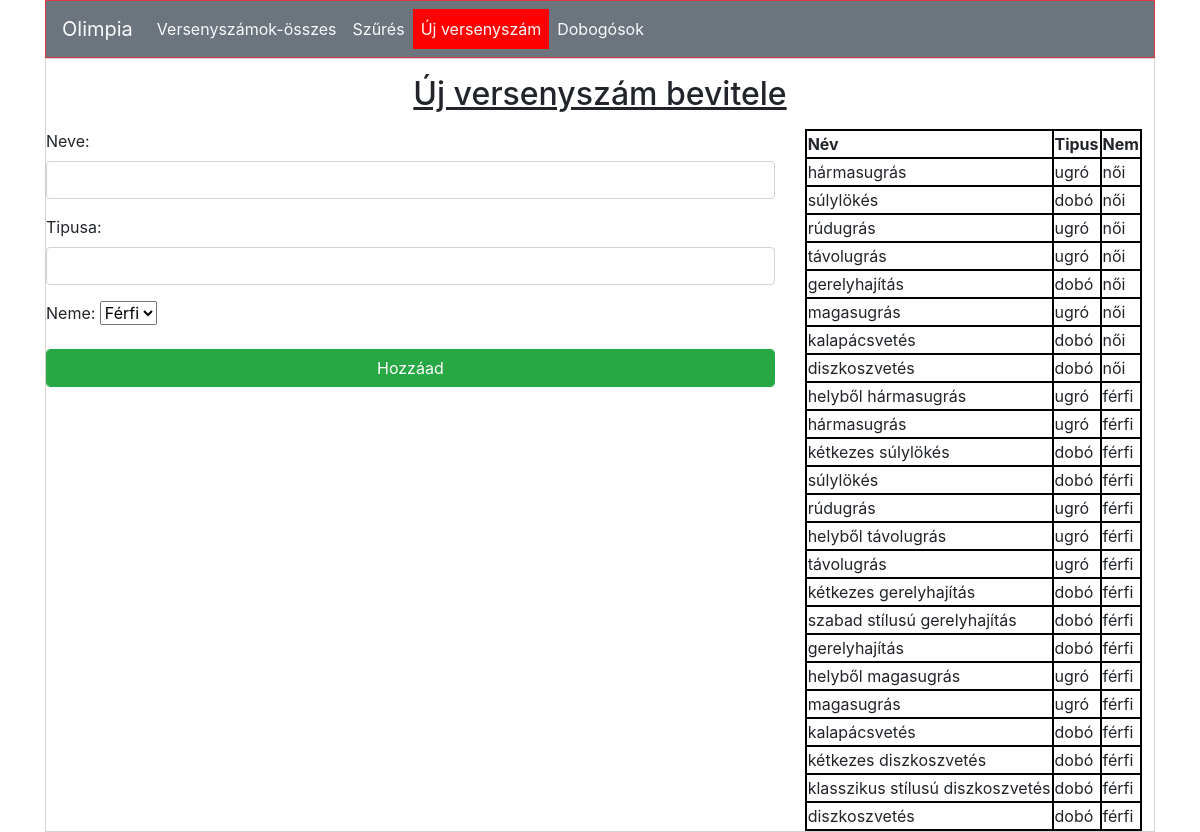
Page /index.php?page=ujVersenyszam.php on the committed database.
### tables this page shows
CREATE TABLE `versenyszam` (
  `az` int(11) NOT NULL,
  `nev` varchar(32) DEFAULT NULL,
  `tipus` varchar(4) DEFAULT NULL,
  `nem` varchar(5) DEFAULT NULL
);

### ujVersenyszam.php (the view, shortened to what this page needs)
<?php
$versenyszamok="";
$sql="SELECT nev,tipus,nem from versenyszam order by az desc";
$stmt=$db->query($sql);
while($row=$stmt->fetch()){
    extract($row);
    $versenyszamok.="<tr><td>{$nev}</td><td>{$tipus}</td><td>{$nem}</td></tr>";
}
?>
<div class="containter">
<h2 class="text-center m-3">Új versenyszám bevitele</h2>
    <div class="row justify-content-center">
        <div class="col-8">
            <form action="" method="post">
                <div class="form-group">
                    <label for="">Neve: </label>
                        <input type="text" name="nev" class="form-control" required>
                </div>
                <div class="form-group">
                    <label for="">Tipusa: </label>
                        <input type="text" name="tipus" class="form-control" required>
                </div>
                <div class="form-group">
                    <label for="">Neme: </label>
                        <select name="nem" id="">
                            <option value="férfi">Férfi</option>
                        </select>
                </div>
                <div class="form-group">
                    <input type="submit" value="Hozzáad" name="hozzaad" class="btn btn-success form-control">
                </div>
            </form>
        </div>
        <div class="col-4">
            <table>
                <thead>
                    <th>Név</th>
                    <th>Tipus</th>
                    <th>Nem</th>
                </thead>
                <tbody>
                    <?=$versenyszamok?>
                </tbody>
            </table>
        </div>
    </div>
</div>

### style.css (style rules this page uses)
table,tr,td,th { border: 2px solid black; }
h1,h2,h3 { text-decoration: underline; }

### rows in the picture
versenyszam: nev "hármasugrás", tipus "ugró", nem "női"
versenyszam: nev "súlylökés", tipus "dobó", nem "női"
versenyszam: nev "rúdugrás", tipus "ugró", nem "női"
versenyszam: nev "távolugrás", tipus "ugró", nem "női"
versenyszam: nev "gerelyhajítás", tipus "dobó", nem "női"
versenyszam: nev "magasugrás", tipus "ugró", nem "női"
versenyszam: nev "kalapácsvetés", tipus "dobó", nem "női"
versenyszam: nev "diszkoszvetés", tipus "dobó", nem "női"
versenyszam: nev "helyből hármasugrás", tipus "ugró", nem "férfi"
versenyszam: nev "hármasugrás", tipus "ugró", nem "férfi"
versenyszam: nev "kétkezes súlylökés", tipus "dobó", nem "férfi"
versenyszam: nev "súlylökés", tipus "dobó", nem "férfi"
versenyszam: nev "rúdugrás", tipus "ugró", nem "férfi"
versenyszam: nev "helyből távolugrás", tipus "ugró", nem "férfi"
versenyszam: nev "távolugrás", tipus "ugró", nem "férfi"
versenyszam: nev "kétkezes gerelyhajítás", tipus "dobó", nem "férfi"
versenyszam: nev "szabad stílusú gerelyhajítás", tipus "dobó", nem "férfi"
versenyszam: nev "gerelyhajítás", tipus "dobó", nem "férfi"
versenyszam: nev "helyből magasugrás", tipus "ugró", nem "férfi"
versenyszam: nev "magasugrás", tipus "ugró", nem "férfi"
versenyszam: nev "kalapácsvetés", tipus "dobó", nem "férfi"
versenyszam: nev "kétkezes diszkoszvetés", tipus "dobó", nem "férfi"
versenyszam: nev "klasszikus stílusú diszkoszvetés", tipus "dobó", nem "férfi"
versenyszam: nev "diszkoszvetés", tipus "dobó", nem "férfi"
